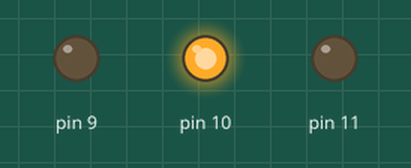
The sketch below on a simulated Arduino Uno, built with avr-gcc and run on an emulated ATmega328P. Shown: output pins drawn as LEDs (lit = HIGH).

Above: at 0.2 s.
At 1.2 s:
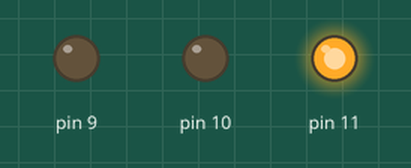
At 1.7 s:
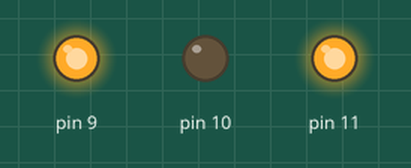
At 2.2 s:
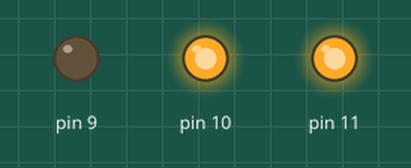
At 3.2 s:
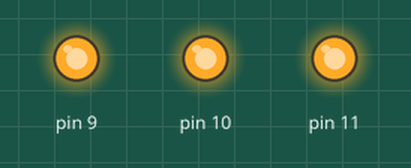
At 4.7 s:
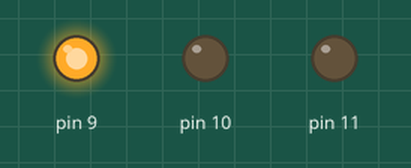
Timing chart, 0 to 5.2 s (numbered marks = the images above):
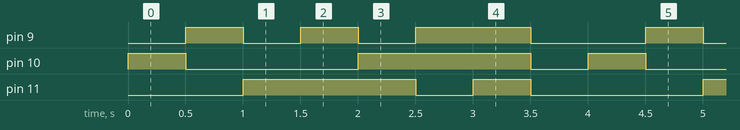

Measured:
- by itself, pin 9: repeats every 4.0 s: LOW 0.50 s, HIGH 0.50 s, LOW 0.50 s, HIGH 1.0 s, LOW 1.0 s, HIGH 0.50 s
- by itself, pin 10: repeats every 4.0 s: LOW 1.5 s, HIGH 1.5 s, LOW 0.50 s, HIGH 0.50 s
- by itself, pin 11: repeats every 4.0 s: LOW 0.50 s, HIGH 0.50 s, LOW 1.5 s, HIGH 1.5 s

The sketch:

led_de_4.ino
```cpp
void setup()
{
    pinMode(11, OUTPUT);
    pinMode(10, OUTPUT);
    pinMode(9, OUTPUT);
}

void loop() {
    // Verde
    digitalWrite(11, LOW);
    digitalWrite(10, HIGH);
    digitalWrite(9, LOW);
    delay(500);
    // Azul
    digitalWrite(11, LOW);
    digitalWrite(10, LOW);
    digitalWrite(9, HIGH);
    delay(500);
    // Rojo
    digitalWrite(11, HIGH);
    digitalWrite(10, LOW);
    digitalWrite(9, LOW);
    delay(500);
    //Violeta


    digitalWrite(11, HIGH);
    digitalWrite(10, LOW);
    digitalWrite(9, HIGH);
    delay(500);
    //Amarillo
    digitalWrite(11, HIGH);
    digitalWrite(10, HIGH);
    digitalWrite(9, LOW);
    delay(500);
    //Azul Marino
    digitalWrite(11, LOW);
    digitalWrite(10, HIGH);
    digitalWrite(9, HIGH);
    delay(500);
    //Blanco
    digitalWrite(11, HIGH);
    digitalWrite(10, HIGH);
    digitalWrite(9, HIGH);
    delay(500);
    // Negro - No presenta ningún color
    digitalWrite(11, LOW);
    digitalWrite(10, LOW);
    digitalWrite(9, LOW);
    delay(500);
}
```
